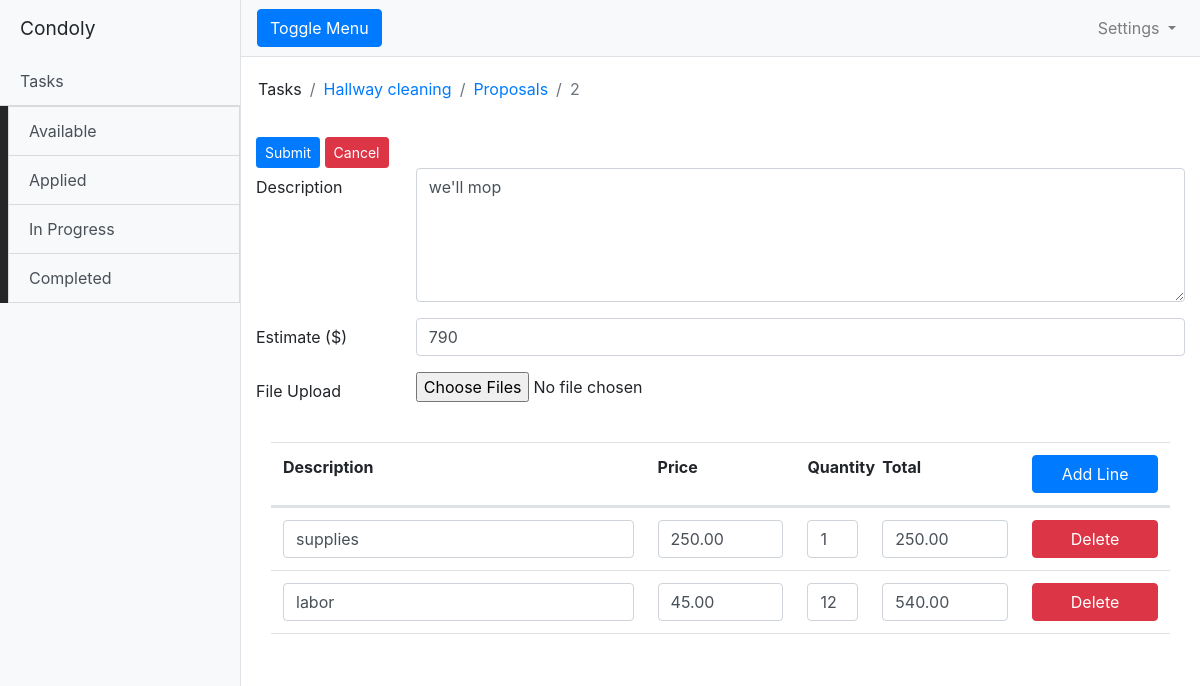
Page /tasks/2/proposals/2/edit on the committed database.
### model.py (models this page shows, shortened)
class Task:
    def __init__(self, name, category, description, due_by, status, user_id, org_id):
        self.name = name
        self.category = category
        self.description = description
        self.due_by = due_by
        self.status = status
        self.user_id = user_id
        self.org_id = org_id
        self.created_at = datetime.datetime.now()
        self.proposals = list()
        self.task_msgs = list()
        self.images = None
        self.vendors_assigned = []
        self.admin_approved = 'false'
        self.accepted_proposal_id = None

class Proposal:
    def __init__(self, content, cost_estimate, time_estimate_days, time_estimate_hours, status, created_by, org_id):
        self.content = content
        self.cost_estimate = cost_estimate
        self.time_estimate_days = time_estimate_days
        self.time_estimate_hours = time_estimate_hours
        self.status = status
        self.created_by = created_by
        self.org_id = org_id
        self.created_at = datetime.datetime.now()
        self.lines = list()

class ProposalLine:
    def __init__(self, description, quantity, price, total):
        self.description = description
        self.quantity = quantity
        self.price = price
        self.total = total

### app.py (the view)
@app.route('/tasks/<int:task_id>/proposals/<int:id>/edit', methods=['GET', 'POST'])
def edit_proposal(id, task_id):
    session = get_session()
    proposal = session.query(model.Proposal).filter_by(id=id).one()
    task = session.query(model.Task).filter_by(id=task_id).one()
    if request.method == 'POST':
        proposal.cost_estimate = request.form["estimate"]
        proposal.content = request.form["description"]
        line_nums = set([ i.split("Line")[-1] for i in request.form.keys() if "Line" in i ])
        lines = { num: {} for num in line_nums }
        for num in line_nums:
            for k,v in request.form.items():
                if num in k:
                    lines[num].update({k.split("Line")[0] : v})
        existing_lines = { k: v for k,v in lines.items() if "existing" in v.keys()  }
        new_lines = {k: v for k,v in lines.items() if "existing" not in v.keys() }
        for k,v in existing_lines.items():
            line = session.query(model.ProposalLine).filter_by(id=k).one()
            line.description = v["description"]
            line.quantity = v["quantity"]
            line.price = v["price"]
            line.total = v["total"]
        for line in proposal.lines:
            if str(line.id) not in existing_lines.keys():
                session.delete(line)
        new_line_objects = [ model.ProposalLine(**v) for k,v in new_lines.items() ]
        for line in new_line_objects:
            proposal.add_line(line)
        session.commit()
        session.flush()
        publish_event('proposal', 'edit_proposal', proposal.id)
        return redirect(url_for('view_proposal', id=proposal.id, task_id=task_id, task_name=task.name))
    else:
        return render_template('edit_proposal.html', task_id=task_id, proposal=proposal, task_name=task.name)

### templates/edit_proposal.html (shortened to what this page needs)
{% extends "base_vendor.html" %}
{% block content %}
        <div class="row">
	<nav class="row">
        <nav class="navbar">
          <ol class="breadcrumb bg-white">
            <li class="breadcrumb-item">Tasks</li>
            <li class="breadcrumb-item"><a href="{{ url_for('view_task', id=task_id)}}">{{ task_name  }}</a></li>
            <li class="breadcrumb-item"><a href="{{ url_for('list_proposals', task_id=task_id) }}">Proposals</a></li>
            <li class="breadcrumb-item active" aria-current="page">{{ proposal.id  }}</li>
          </ol>
        </nav>
	</nav>
        </div>
	<form id="edit-proposal-form" action="{{ url_for('edit_proposal', id=proposal.id, task_id=task_id)  }}" method="post">
          <button type="submit" class="btn btn-primary btn-sm">Submit</button>
	  <a class="btn btn-danger btn-sm" href="{{ url_for('view_proposal', id=proposal.id, task_id=task_id)  }}">Cancel</a>
           <div class="form-group row">
            <label for="description" class="col-sm-2 col-form-label">Description</label>
            <div class="col-sm-10">
	       <textarea class="form-control" id="description" name="description" rows=5 placeholder="description here">{{ proposal.content }}</textarea>
            </div>
          </div>
          <div class="form-group row">
            <label for="estimate" class="col-sm-2 col-form-label">Estimate ($)</label>
            <div class="col-sm-10">
	      <input type="number" class="form-control" id="estimate" name="estimate" value={{proposal.cost_estimate}}>
            </div>
          </div>
          <div class="form-group row">
            <label for="exampleFormControlFile1" class="col-sm-2 col-form-label">File Upload</label>
            <div class="col-sm-10">
              <input type="file" class="form-control-file" id="exampleFormControlFile1" multiple>
            </div>
          </div>
         <div class="container-fluid">
         <table id="myTable" class=" table order-list">
           <thead>
             <tr class="d-flex">
               <th class="col-5">Description</td>
               <th class="col-2">Price</td>
               <th class="col-1">Quantity</td>
               <th class="col-2">Total</td>
               <th class="col-2"><input type="button" class="btn btn-primary btn-block" id="addRow" value="Add Line"/></td>
            </tr>
          </thead>
          <tbody>
            {% for line in proposal.lines  %}
	    <tr class="d-flex" id="row{{ line.id  }}">
              <td class="col-5">
                <input type="text" name="descriptionLine{{ line.id  }}" class="form-control" value="{{ line.description  }}"/>
              </td>
              <td class="col-2">
		 <input type="text" id="price{{ line.id }}" name="priceLine{{ line.id }}" class="form-control" onkeyup="calculateTotal({{line.id}})" value="{{ line.price  }}" />
              </td>
              <td class="col-1">
		 <input type="text" id="quantity{{ line.id }}"  name="quantityLine{{ line.id  }}" class="form-control" onkeyup="calculateTotal({{line.id}})" value="{{ line.quantity  }}"/>
              </td>
              <td class="col-2">
		 <input type="text" id="total{{ line.id  }}"  name="totalLine{{ line.id  }}" class="form-control line-total" value="{{ line.total  }}"/>
	      </td>
	      <td class="col-2"><input type="button" class="ibtnDel btn btn-md btn-danger btn-block" value="Delete" />
              </td>
	    </tr>
	   {% endfor  %}
          </tbody>
          <tfoot>
            <tr>
              <td class="col-12" style="text-align: left;">
              </td>
            </tr>
         </tfoot>
         </table>
	 </form>
{% endblock  %}

### rows in the picture
Task: name "Hallway cleaning"
Proposal: id "2", description "we'll mop", estimate "790"
ProposalLine: description "supplies", price "250.00", quantity "1", total "250.00"
ProposalLine: description "labor", price "45.00", quantity "12", total "540.00"
